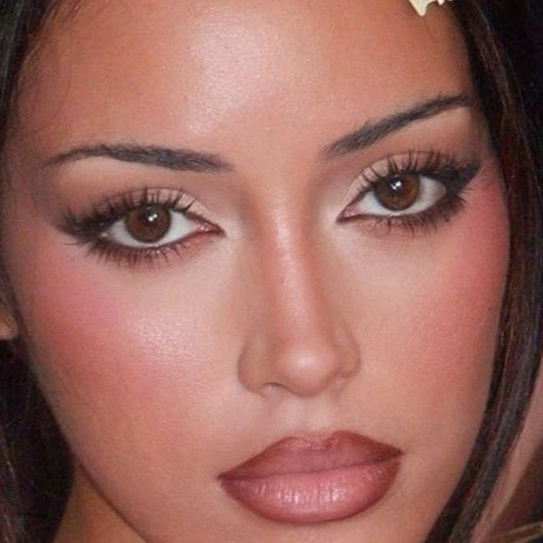
#> input picture face_2.jpg, 543 x 543 px; its folder holds only this picture in this run
$ python facedetector.py -i face_2.jpg
#> lines starting #> are read from the running program, lines starting #| are printed output that depends on the picture; after the words box and inside, x2 and y2 are one past the last pixel; in counts of white or black regions, pixels touching at a corner belong together
import os
import argparse
import cv2
import json

def get_args():
    p = argparse.ArgumentParser(description="Haar cascade face detection")
    p.add_argument("--input", "-i", required=True, help="Path to input image")
    p.add_argument("--out", "-o", default="outputs", help="Output directory")
    p.add_argument("--save-crops", action="store_true", help="Save cropped faces")
    return p.parse_args()

def load_cascade():
    cascade_path = cv2.data.haarcascades + "haarcascade_frontalface_default.xml"
    return cv2.CascadeClassifier(cascade_path)

def detect_faces(cascade, image):
    gray = cv2.cvtColor(image, cv2.COLOR_BGR2GRAY)
    faces = cascade.detectMultiScale(gray, scaleFactor=1.1, minNeighbors=5, minSize=(50,50))
    return faces

def crop_face(img, x, y, w, h):
    return img[y:y+h, x:x+w]

def process_image(path, out_dir, cascade, save_crops=False):
#> called with path = 'face_2.jpg', out_dir = 'outputs', save_crops = False
    img = cv2.imread(path)
#> img is the input picture: shape (543, 543, 3); mean B, G, R 94.2, 103, 153.5
    if img is None:
        print(f"[!] Could not open: {path}")
        return None

    faces = detect_faces(cascade, img)
#> in detect_faces, `gray = cv2.cvtColor(image, cv2.COLOR_BGR2GRAY)`:
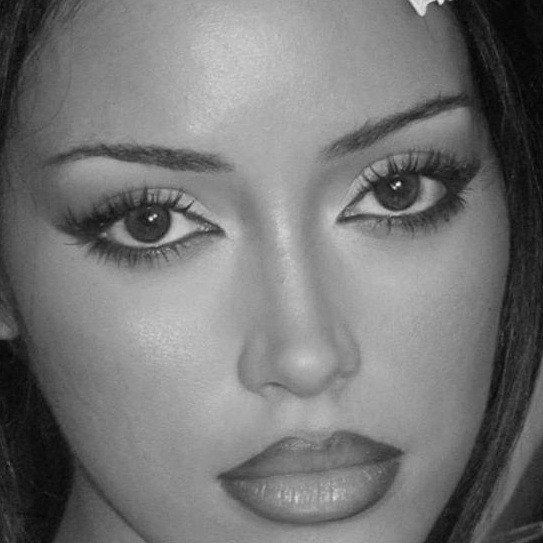
#> gray: shape (543, 543); min 3, max 254, mean 117.1
#> in detect_faces, `faces = cascade.detectMultiScale(gray, scaleFactor=1.1, minNeighbors=5..`: faces = [[53, 34, 466, 466]]
#> faces = [[53, 34, 466, 466]]
    os.makedirs(out_dir, exist_ok=True)

    out_vis = img.copy()
    meta = {"input": os.path.basename(path), "detections": []}

    for i, (x, y, w, h) in enumerate(faces, start=1):
        cv2.rectangle(out_vis, (x, y), (x+w, y+h), (0,255,0), 2)

        entry = {"id": i, "bbox": [int(x), int(y), int(w), int(h)]}

        if save_crops:
            crop = crop_face(img, x, y, w, h)
            crop_name = f"face_{i}.jpg"
            crop_path = os.path.join(out_dir, crop_name)
            cv2.imwrite(crop_path, crop)
            entry["crop"] = crop_name

        meta["detections"].append(entry)
#> this loop made 1 pass
#> (i, x, y, w, h) on pass 1: (1, 53, 34, 466, 466)
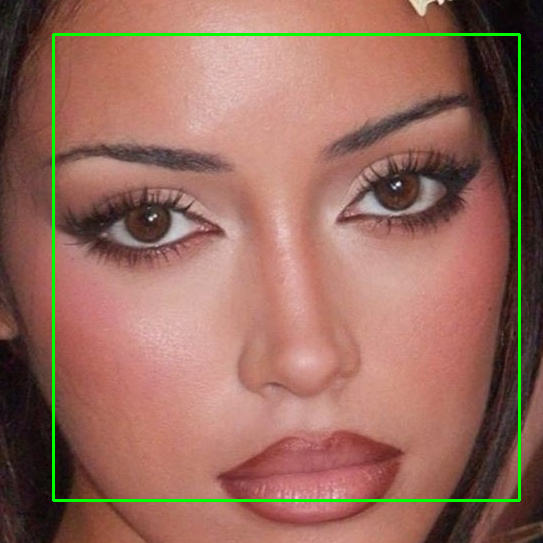
#> out_vis: shape (543, 543, 3); 1.9% of pixels changed, all inside (x1, y1, x2, y2) = (52, 33, 521, 502)

    vis_path = os.path.join(out_dir, "detections.jpg")
    cv2.imwrite(vis_path, out_vis)

    meta_path = os.path.join(out_dir, "meta.json")
    with open(meta_path, "w") as f:
        json.dump(meta, f, indent=2)

    print(f"[i] Detect {len(faces)} face(s). Output saved to: {out_dir}")
#| [i] Detect 1 face(s). Output saved to: outputs
    return meta

def main():
    args = get_args()
    cascade = load_cascade()
    process_image(args.input, args.out, cascade, args.save_crops)

if __name__ == "__main__":
    main()

$ run again, on detections.jpg
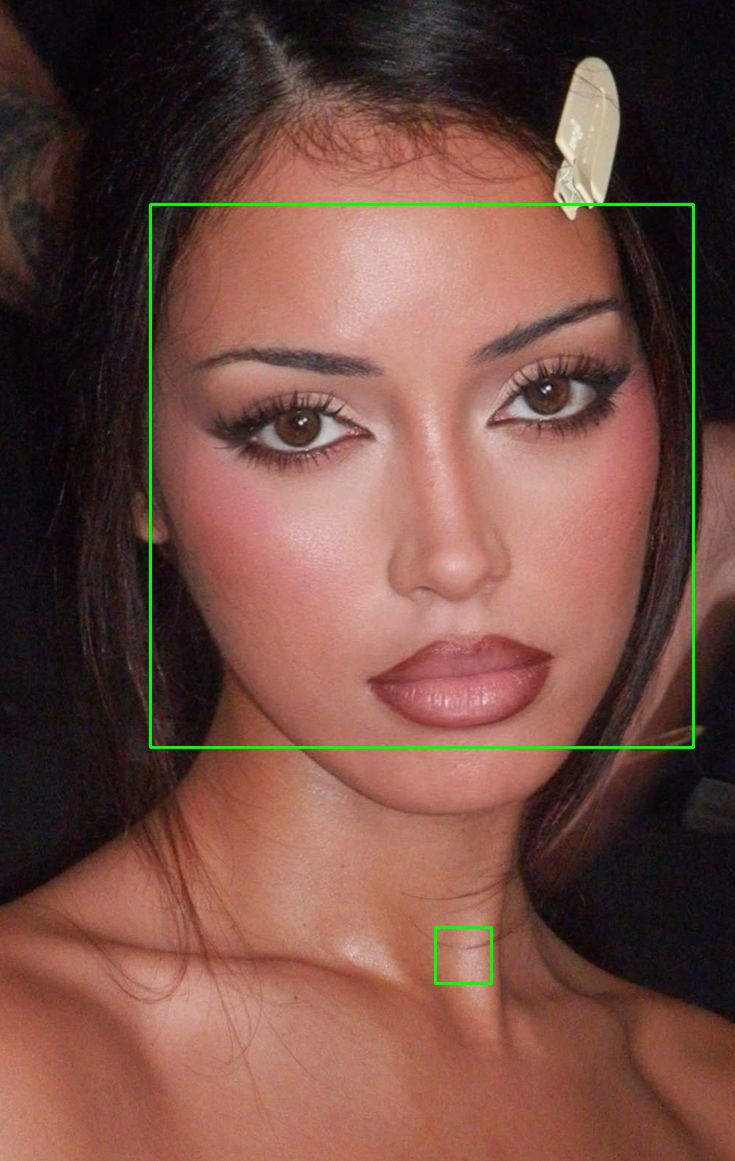
#> input picture detections.jpg, 735 x 1161 px
#> in process_image, img is the input picture: shape (1161, 735, 3); mean B, G, R 66.8, 77.2, 114.9
#> in detect_faces, `gray = cv2.cvtColor(image, cv2.COLOR_BGR2GRAY)`:
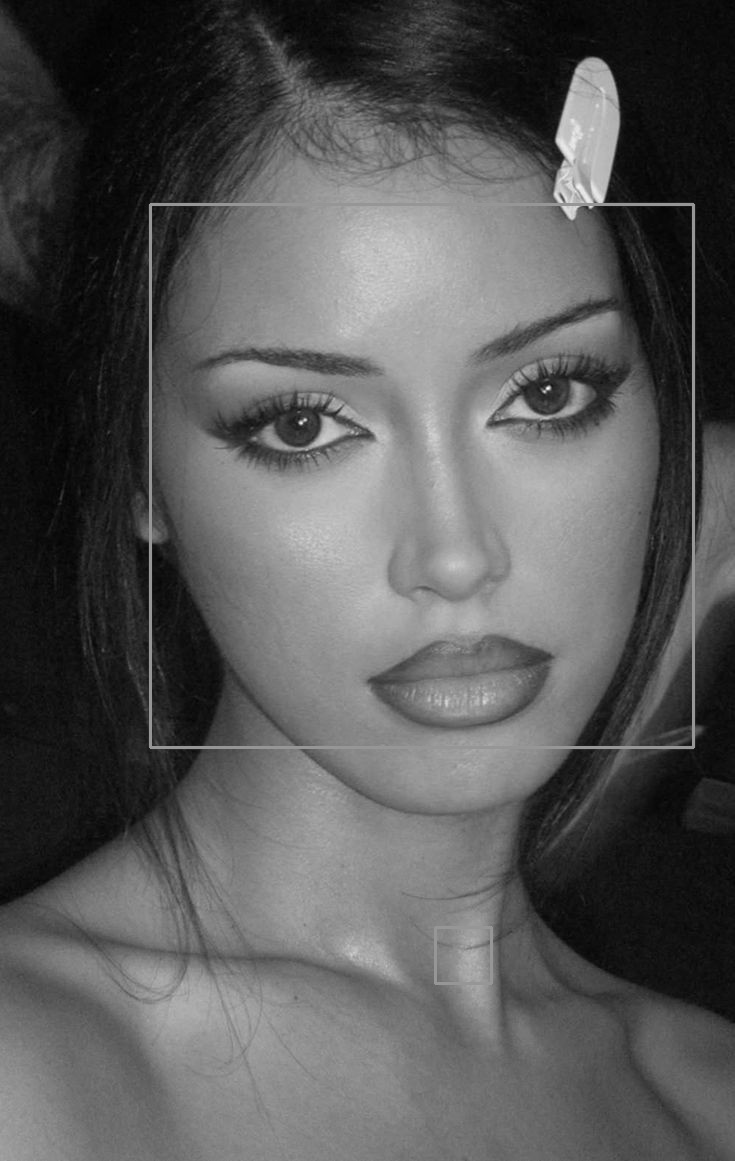
#> gray: shape (1161, 735); min 0, max 254, mean 87.3
#> in detect_faces, `faces = cascade.detectMultiScale(gray, scaleFactor=1.1, minNeighbors=5..`: faces = [[151, 205, 543, 543]]
#> the loop in process_image, `for i, (x, y, w, h) in enumerate(faces, start=1):` made 1 pass
#> (i, x, y, w, h) on pass 1: (1, 151, 205, 543, 543)
#> after the loop in process_image, `for i, (x, y, w, h) in enumerate(faces, start=1):`:
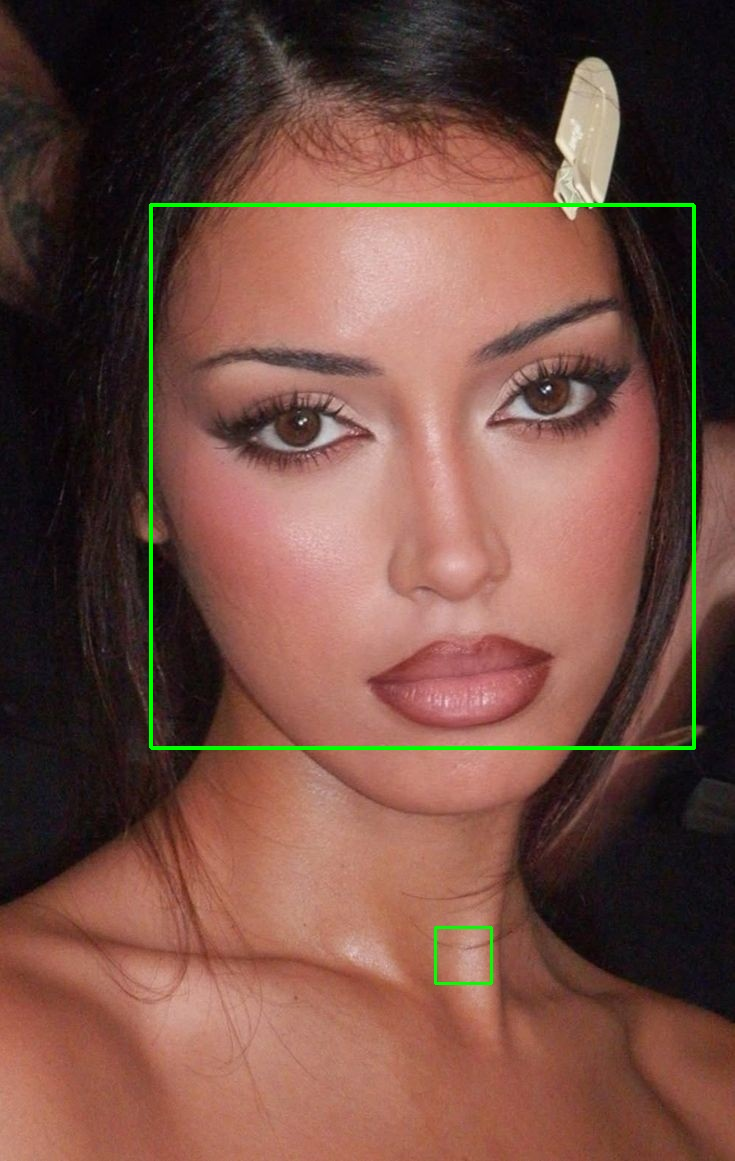
#> out_vis: shape (1161, 735, 3); 0.76% of pixels changed, all inside (x1, y1, x2, y2) = (150, 204, 696, 750)
#| [i] Detect 1 face(s). Output saved to: outputs
